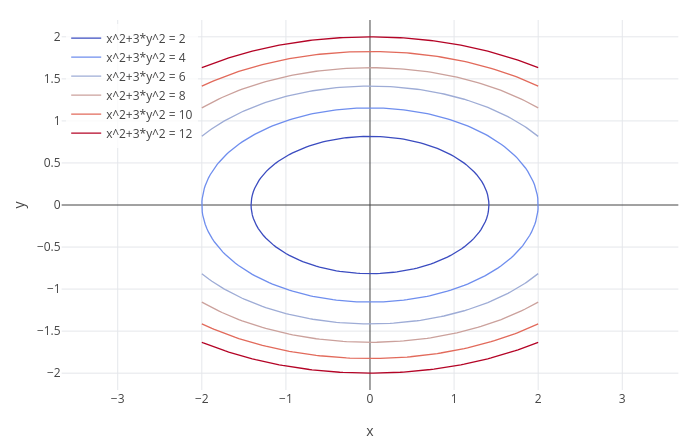

The notebook cell this image was saved under:
### Markdown cell above
## 4. Peaks, pits and passes

Three landscapes show the shapes you will meet again and again. Look at each contour map and predict the surface
before drawing it.

**A pit** (a bowl): $x^2 + 3y^2$. Its level curves are ellipses around the lowest point.

### Code cell
contour(x^2 + 3*y^2, x, -2, 2, y, -2, 2)

### Figure 1 — Plotly figure (JSON) as saved in the notebook; plotly's stock layout.template omitted (floating-point values rounded to 4 significant figures; data arrays with more than 128 entries replaced by an {"elided": "..."} marker saying what was removed)
{"data": [{"line": {"color": "#3b4cc0", "width": 1.3}, "mode": "lines", "name": "x^2+3*y^2 = 2", "type": "scatter", "x": {"elided": "226 float values"}, "y": {"elided": "226 float values"}}, {"line": {"color": "#6f8eee", "width": 1.3}, "mode": "lines", "name": "x^2+3*y^2 = 4", "type": "scatter", "x": {"elided": "318 float values"}, "y": {"elided": "318 float values"}}, {"line": {"color": "#9eacd6", "width": 1.3}, "mode": "lines", "name": "x^2+3*y^2 = 6", "type": "scatter", "x": {"elided": "264 float values"}, "y": {"elided": "264 float values"}}, {"line": {"color": "#cba19c", "width": 1.3}, "mode": "lines", "name": "x^2+3*y^2 = 8", "type": "scatter", "x": {"elided": "252 float values"}, "y": {"elided": "252 float values"}}, {"line": {"color": "#e26a5b", "width": 1.3}, "mode": "lines", "name": "x^2+3*y^2 = 10", "type": "scatter", "x": {"elided": "244 float values"}, "y": {"elided": "244 float values"}}, {"line": {"color": "#b40426", "width": 1.3}, "mode": "lines", "name": "x^2+3*y^2 = 12", "type": "scatter", "x": {"elided": "240 float values"}, "y": {"elided": "240 float values"}}], "layout": {"height": 440, "legend": {"bgcolor": "rgba(255,255,255,0.8)", "x": 0.01, "xanchor": "left", "y": 0.99, "yanchor": "top"}, "margin": {"b": 50, "l": 60, "r": 20, "t": 20}, "showlegend": true, "title": {"text": ""}, "width": 700, "xaxis": {"constrain": "domain", "range": [-3.667, 3.667], "title": {"text": "x"}, "zeroline": true}, "yaxis": {"constrain": "domain", "range": [-2.2, 2.2], "scaleanchor": "x", "scaleratio": 1, "title": {"text": "y"}, "zeroline": true}}}
